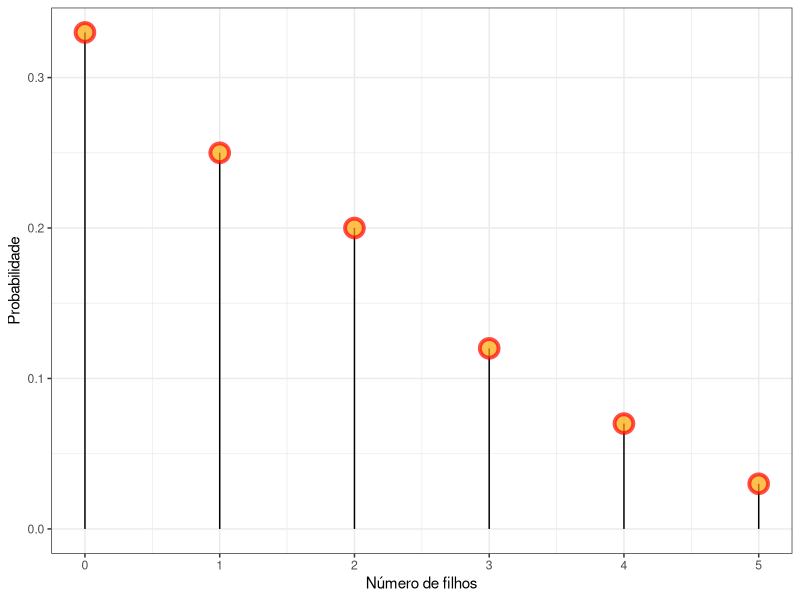
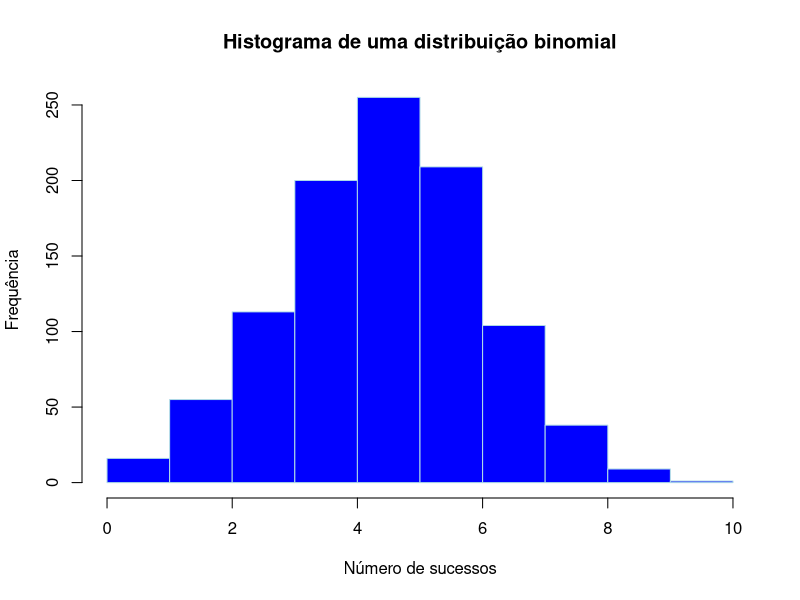
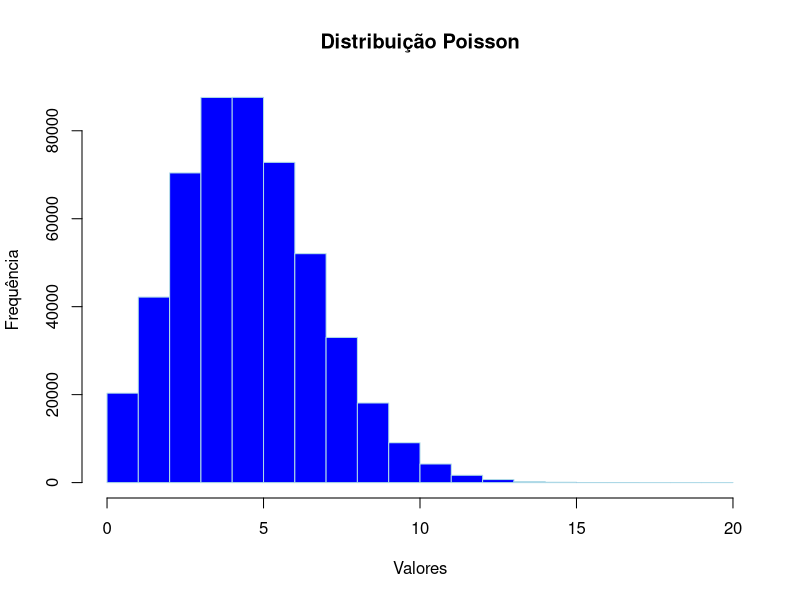

Source code (R) for these figures, in order:
#carregando os pacotes necessários

#install.packages("tidyverse")

library(tidyverse)

#Distribuições teóricas de probabilidade envolvendo variáveis discretas

#-> Se uma variável pode assumir uma série de valores diferentes tal que qualquer resultado
#seja determinado pelo "acaso", ela é uma *variável aleatória*

##Exemplo 1
## Variável número de filhos (X). Suponha que em uma dada população de mulheres adultas, 33% não possuem filhos
## , 25% possuem 1 filho, 20% possuem 2 filhos, 12% possuem três filhos, 7% possuem 4 filhos e 3% possuem 5 filhos. 
## Dados que nenhuma mulher dessa população possui 6 filhos temos que os possíveis resultados para a variável X
## são os eventos {X = 0},  {X = 1},  {X = 2},  {X = 3},  {X = 4} e {X = 5}. 
## Com as frequencias relativas, conseguimos calcular as probabilidades da ocorrência de eventos.
## Qual é a probabilidade de escolhermos ao acaso uma mulher adulta sem filhos P({X = 0})?

p_sem_filhos = 33/100

## Podemos fazer um conjunto com todas as probabilidades

p_1_filho = 25/100
p_2_filhos = 20/100
p_3_filhos = 12/100
p_4_filhos = 7/100
p_5_filhos = 3/100

## Podemos calcular a soma

p_total = p_sem_filhos + p_1_filho + p_2_filhos + p_3_filhos + p_4_filhos + p_5_filhos 

## Podemos criar um gráfico com esses dados ilustrando a probabilidadaede do número de filhos -> P(X = x)

p_df = data.frame(
  n_filhos = c(0, 1, 2, 3, 4, 5),
  prob = c(p_sem_filhos, p_1_filho, p_2_filhos, p_3_filhos, p_4_filhos, p_5_filhos)
)

gra01 = ggplot(p_df, aes(x = n_filhos, y = prob))
gra01 +
  geom_segment(aes(x = n_filhos, xend = n_filhos, y = 0, yend = prob))+
  geom_point(size=5, color="red", fill=alpha("orange", 0.3), alpha=0.7, shape=21, stroke=2)+
  xlab("Número de filhos")+ylab("Probabilidade")+
  theme_bw()

## Qual a probabilidade de escolhermos uma mulher com menos de três fihos?

#-> P(X<3) = P(X = 0 ou X = 1 ou X = 2)
#-> P(X<3) = P(X = 0) + (X = 1) + (X = 2)

p_menos_de_3 = p_sem_filhos + p_1_filho + p_2_filhos

## Qual a probabilidade de escolhermos uma mulher com até três fihos?

#-> P(X<=3) = P(X = 0 ou X = 1 ou X = 2 ou X = 3)
#-> P(X<=3) = P(X = 0) + (X = 1) + (X = 2) + (X = 3)

p_ate_de_3 = p_sem_filhos + p_1_filho + p_2_filhos + p_3_filhos

#Média de uma variável aleatória discreta

## A média de uma variável aleatória discreta é o somatório de todas as possibilidades do produto xi multiplicado por
## sua probabilidade -> ∑xi * P(X = xi) -> Chamamos isso de esperança E(X).

## Usando o exemplo anterior, vamos calcular a esperança(média) de filhos para aquela população E(X)

e_filhos = 0 * p_sem_filhos + 1 * p_1_filho + 2 * p_2_filhos + 3 * p_3_filhos + 4 * p_4_filhos + 5 * p_5_filhos 

#Desvio padrão de uma variável aleatória discreta

## O desvio padrão de uma variável aleatória depende de sua variância que é dada por Var(X) = ∑[xi-E(x)]^2 * P(X = xi), que 
## vira Var(X) = ∑[xi^2*P(X = xi)]-[E(X)]^2 

## Usando o exemplo anterior podemos calcular 

var_filhos = round((0^2 * p_sem_filhos + 1^2 * p_1_filho + 2^2 * p_2_filhos + 3^2 * p_3_filhos + 4^2 * p_4_filhos + 5^2 * p_5_filhos)-(1.44^2),2) 

## O desvio padrão é dado pela raiz quadrada da variância
dev_pad = round(sqrt(var_filhos), 2)

#Ensaio de Bernoulli
## Um ensaio de Bernoulli é um experimento aleatório cujo resultado é sempre classificado em duas categorias.
## É muito útil na epidemiologia para classificar morbidade, mortalidade e exposições. 

##Exemplo 2
## Espaço amostral de portadores de uma doença
espaco_amostral1 = c("possui a doença", "não possui a doença")
espaco_amostral1 = c(0, 1)

## Probabilidade de ser portador de uma doença P(X = 1) = p
p_portador = 0.5

## Probabilidade de não ser portador de uma doença P(X = 0) = 1 - p
p_nao_portador = 1 - p_portador

## Expressão de modo genérico P(X = x) = p^x*(1-p)^1-x

##Exemplo 3
## Considere uma taxa de prevalência de 1 caso em 100 habitantes. Aos escolhermos ao acaso um habitante dessa 
## população, qual a probabilidade de esse indivíduo ser portador da doença?

##P(X = 1)
p_doenca = 0.01^1*0.99^0

##P(X = 0)
p_ausencia = 0.01^0*0.99^1

#Distribuição Binomial
## Quando diversos experimentos de um ensaio de Bernoulli ocorrem, temos uma distribuição Binomial. 
## Ou seja, uma distribuição, com diversos valores 0 ou 1.

## P(Y=y) = (n y)*p^y*(1-p)^n-y

## Quais as características de uma variável aleatória que segue a distribuição binomial?
## a. estamos considerando n ensaios Bernoulli;
## b. esses ensaios são independentes entre si; e
## c. a probabilidade de sucesso(p) é igual em todos os ensaios

## No R podemos gerar valores aleatórios para uma distribuição binomial. Vamos gerar 1000 valores de uma distribuição binomial,
## com 10 ensaios, cuja probabilidade de sucesso é de 50%.
dist_binom = rbinom(n = 1000, size = 10, prob = 0.5)

## Podemos gerar o histograma dessa distribuição
hist(dist_binom, main = "Histograma de uma distribuição binomial", xlab = "Número de sucessos", ylab = "Frequência", col = "blue", border = "lightblue")

## Em uma plantação, a probabilidade de determinada semente germinar é de 80%.
germinar = 0.8
nao_germinar = 0.2

## Qual seria a probabilidade de duas sementes germinarem? 
duas_sementes_germinar = germinar*germinar

## Qual a probabilidade da primeira semente germinar e a segunda não germinar?
primeira_semente_germinar = germinar*nao_germinar

## Qual a probabilidade da primeira semente não germinar e a segunda germinar?
segunda_semente_germinar = nao_germinar*germinar

## Qual a probabilidade de nenhuma semente germinar?
nenhuma_semente_germinar = nao_germinar*nao_germinar

## E se plantarmos 3 sementes. Qual a probabilidade das três germinarem?
tres_sementes_germinar = germinar^3

## E se plantarmos 3 sementes. Qual a probabilidade de nehuma germinarem?
nenhuma_tres_sementes_germinar = (1-germinar)^3

## E se plantarmos 3 sementes. Qual a probabilidade de duas germinarem?
duas_de_tres_sementes_germinar = 3*germinar^2*(1-germinar)

## A média de uma v.a. que segue uma distribuição binomial é E(Y) = n*p
## Qual a média do exemplo anterior em um cenário em que 20 sementes foram plantadas?
n_sementes = 20
p_sementes = 0.8
e_media_vinte_sementes = n_sementes * p_sementes

### Quando se plantam 20 sementes, em média, 16 germinam. 

## Quais as funções do R para trabalhar com uma distribuição binomial?

### Função de probabilidade de massa (PMF) de uma distribuição binomial
###-> Qual a probabilidade de se obter exatamente 15 germinações em 20 sementes? 
pmf_15 = dbinom(x = 16, size = 20, prob = 0.8)

### Função de distribuição acumulada (CDF)
###-> Qual a probabilidade se obter até 15 germinações em 20 sementes?
cdf_15 = pbinom(q = 15, size = 20, prob = 0.8)

### Quantil de uma distribuição binomial
###-> Qual o número mínimo de sementes que devem germinar quando eu plano 100 sementes com uma probabilidade acumulada de 90%?
q_50 = qbinom(p = 0.9, size = 100, prob = 0.8)

#Distribuição de Poisson
## Muito usada para eventos raros, por isso é comum na epidemiologia. 
## Se n(ensaio) é um número muito grande e y(suceso) é um número muito pequeno, podemos usar a fórmula

## P(Y=y) = (e^-lambda*lambda^y)/y!

###- "e" é o Número Euleriano (~2.718282)
###- lambda é n*p (lambda deve ser um némero maior que 0)
###- y é um número inteiro maior ou igual a 0 

## Podemos gerar valores aleatórios para uma distribuição Poisson
dist_poisson = rpois(n = 500000, lambda = 5)

## Podemos gerar o histograma dessa distribuição
hist(dist_poisson, col = "blue", border = "lightblue", main = "Distribuição Poisson", xlab = "Valores", ylab = "Frequência")

##Exemplo 4
## Em uma cidade vivem 500.000 pessoas. Considere que a probabilidade de uma pessoa portar determinada doença é de 0.00001. 

## Qual a probabilidade de não encontrarmos nenhum portador da doença nessa cidade?
n = 500000
p = 0.00001

lambda = n*p

y = 0 

p_nenhum_portador = ((exp(1)^-lambda)*(lambda^y))/factorial(y)

## Qual a probabilidade de encontrarmos 10 portadores da doença nessa cidade?
n = 500000
p = 0.00001

lambda = n*p

y = 10 

p_10_portadores = ((exp(1)^-lambda)*(lambda^y))/factorial(y)

## A média e a variância de uma distribuição Poisson são iguais à lambda.
## E(Y) = Var(Y) = lambda

## Sendo assim, o desvio padrão de uma distribuição Poisson é a raiz quadrada de lambda

## Qual a esperança de casos da doença na cidade?
e_cidade = lambda

## Qual o desvio padrão dessa média na cidade?
dev_pad_cidade = sqrt(lambda)

## Quais as funções do R para trabalhar com uma distribuição Poisson?

### Densidade de probabilidade
###-> Qual a probabilidade de termos exatamente 10 casos de dengue em uma semana, dado que a taxa média de casos de dengue é de 7 casos por semana?
dens_poisson = dpois(x = 10, lambda = 7)

### Probabilidade acumulada
###-> Qual a probabilidade de observarmos no máximo 5 casos de dengue em uma seman, dado que a taxa média de casos de dengue é de 7 casos por semana?
acum_poisson = ppois(q = 5, lambda = 7)

### Quantil 
###-> Qual o menor número de casos de dengue que esperamos observar em uma semana dado que a probabilidade de observarmos no máximo 5 eventos é de 
### 0.3007083 e a taxa média de casos por semana é igual a 7?
qua_poisson = qpois(p = 0.3007083, lambda = 7)
